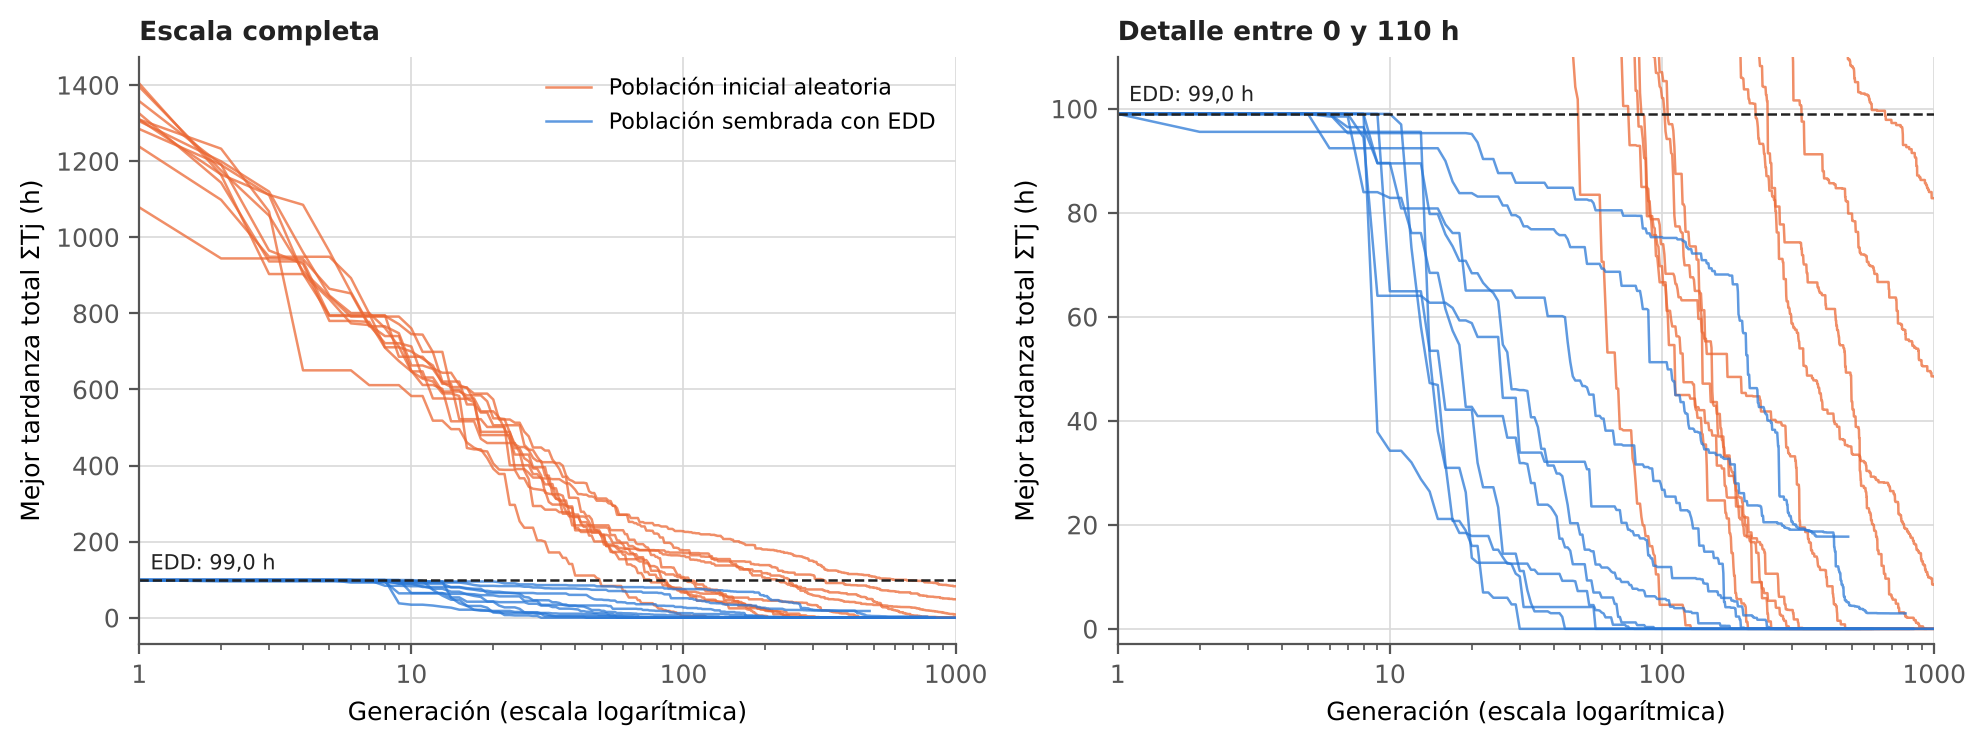

Python code for this plot:
# -*- coding: utf-8 -*-
"""
Figura de convergencia del algoritmo genético frente a la solución inicial EDD
(datos de fase2/salida_revision, experimentos A y C):
  convergencia_edd.png : mejor tardanza total por generación en las 10 réplicas sembradas
                         con EDD y las 10 con población aleatoria (escala completa y detalle).

Uso (desde la raíz del repositorio): python docs/fase2_figuras/convergencia_edd.py
"""
import os
import json

os.environ.setdefault('MPLBACKEND', 'Agg')
import pandas as pd
import matplotlib.pyplot as plt
import matplotlib.ticker as ticker

RAIZ = os.path.abspath(os.path.join(os.path.dirname(__file__), '..', '..'))
DIR = os.path.dirname(os.path.abspath(__file__))
REV = os.path.join(RAIZ, 'fase2', 'salida_revision')
AZUL, NARANJA, TINTA, TINTA2, REJILLA = '#2a78d6', '#eb6834', '#222222', '#555555', '#d9d9d9'


def main():
    conv = json.load(open(os.path.join(REV, 'convergencia.json'), encoding='utf-8'))
    d = pd.read_csv(os.path.join(REV, 'corridas.csv'))
    edd = d[d.config == 'A'].iloc[0]
    with plt.rc_context({'font.family': 'DejaVu Sans', 'font.size': 9, 'axes.edgecolor': TINTA2,
                         'xtick.color': TINTA2, 'ytick.color': TINTA2}):
        fig, (a1, a2) = plt.subplots(1, 2, figsize=(10, 3.8))
        for conf, color, etiqueta in (('C', NARANJA, 'Población inicial aleatoria'),
                                      ('A', AZUL, 'Población sembrada con EDD')):
            primero = True
            for clave, hist in conv.items():
                if not clave.startswith(conf + '_'):
                    continue
                g = range(1, len(hist) + 1)
                for ax in (a1, a2):
                    ax.plot(g, [h[0] for h in hist], color=color, linewidth=0.9, alpha=0.75,
                            label=etiqueta if primero and ax is a1 else None)
                primero = False
        txt = f"EDD: {edd.regla_suma_T:.1f} h".replace('.', ',')
        for ax in (a1, a2):
            ax.axhline(edd.regla_suma_T, color=TINTA, linewidth=0.9, linestyle='--')
            ax.set_xscale('log')
            ax.set_xlim(1, 1000)
            ax.xaxis.set_major_formatter(ticker.FuncFormatter(lambda v, _: f'{v:g}'))
            ax.grid(color=REJILLA, linewidth=0.6)
            ax.set_axisbelow(True)
            ax.set_xlabel('Generación (escala logarítmica)')
            ax.set_ylabel('Mejor tardanza total ΣTj (h)')
            for lado in ('top', 'right'):
                ax.spines[lado].set_visible(False)
        a1.text(1.1, edd.regla_suma_T + 15, txt, fontsize=7.5, color=TINTA, va='bottom')
        a2.text(1.1, edd.regla_suma_T + 1.5, txt, fontsize=7.5, color=TINTA, va='bottom')
        a2.set_ylim(-3, 110)
        a1.set_title('Escala completa', loc='left', fontsize=9.5, fontweight='bold', color=TINTA)
        a2.set_title('Detalle entre 0 y 110 h', loc='left', fontsize=9.5, fontweight='bold', color=TINTA)
        a1.legend(frameon=False, fontsize=8, loc='upper right')
        fig.tight_layout()
        fig.savefig(os.path.join(DIR, 'convergencia_edd.png'), dpi=200, bbox_inches='tight')
    print('Figura guardada en', os.path.join(DIR, 'convergencia_edd.png'))


if __name__ == '__main__':
    main()
